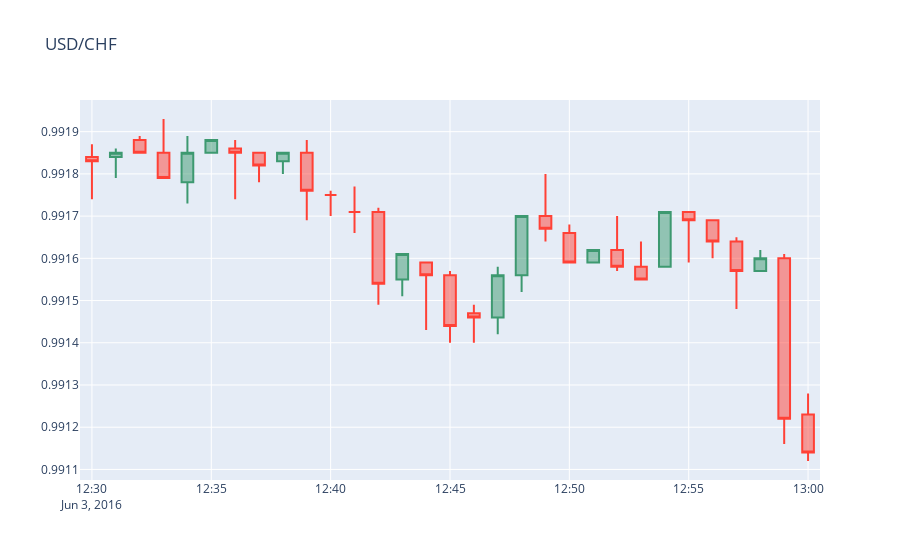

The code cell stored with this chart in its notebook:
### Markdown cell above
### <font color= #6B6B6B>Visual Validation #1 </font>

### Code cell
vs.candle_stick_plot(mn.escenario1)
